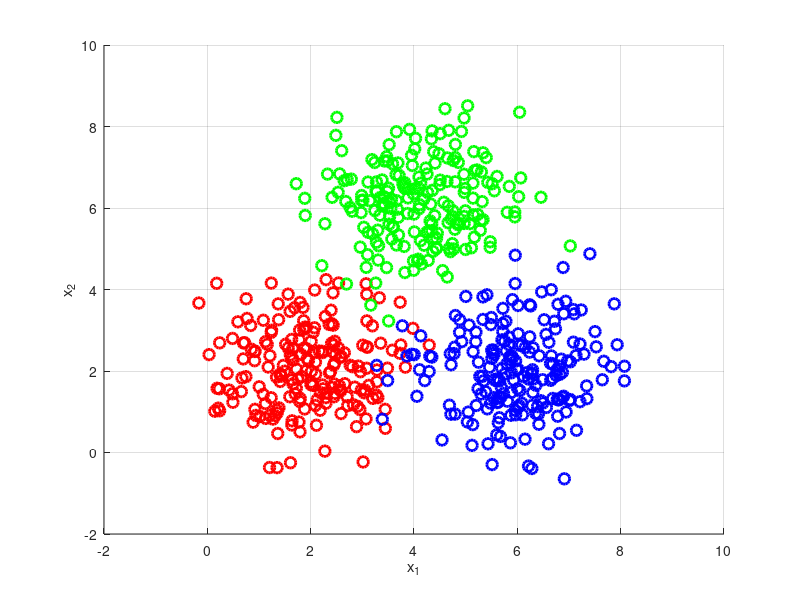

Source code (MATLAB):
% pkg load statistics;
clc
clear
% Define the fundamental parameters
% of the two dimensional Gausian DIstribution


MU1 = [2 2];
MU2 = [4 6];
MU3 = [6 2];
SIGMA1 = eye(2);
SIGMA2 = eye(2);
SIGMA3 = eye(2);
NTrain = 200;
NTest = 200;

C1Train = mvnrnd(MU1, SIGMA1, NTrain);
C2Train = mvnrnd(MU2, SIGMA2, NTrain);
C3Train = mvnrnd(MU3, SIGMA3, NTrain);

C1Test = mvnrnd(MU1, SIGMA1, NTest);
C2Test = mvnrnd(MU2, SIGMA2, NTest);
C3Test = mvnrnd(MU3, SIGMA3, NTest);

figure('Name', 'Training Data')
hold on;
scatter(C1Train(:,1), C1Train(:,2), 60, 'r', 'LineWidth', 2);
scatter(C2Train(:,1), C2Train(:,2), 60, 'g', 'LineWidth', 2);
scatter(C3Train(:,1), C3Train(:,2), 60, 'b', 'LineWidth', 2);
hold off;
grid on;
xlabel('x_1');
ylabel('x_2');






